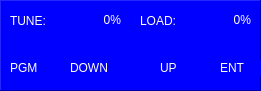
   <widget class="QFrame" name="frmTuneLoad">
    <property name="geometry">
     <rect>
      <x>20</x>
      <y>640</y>
      <width>261</width>
      <height>91</height>
     </rect>
    </property>
    <property name="styleSheet">
     <string notr="true">background-color: rgb(0, 0, 255);</string>
    </property>
    <property name="frameShape">
     <enum>QFrame::Panel</enum>
    </property>
    <property name="frameShadow">
     <enum>QFrame::Raised</enum>
    </property>
    <widget class="QLabel" name="lblKJL1_2_L3P1">
     <property name="geometry">
      <rect>
       <x>10</x>
       <y>60</y>
       <width>41</width>
       <height>16</height>
      </rect>
     </property>
     <property name="styleSheet">
      <string notr="true">color: rgb(255, 255, 255);
font: 75 12pt &quot;MS Shell Dlg 2&quot;;</string>
     </property>
     <property name="text">
      <string>PGM</string>
     </property>
    </widget>
    <widget class="QLabel" name="lblKJL1_2_L3P2">
     <property name="geometry">
      <rect>
       <x>70</x>
       <y>60</y>
       <width>51</width>
       <height>16</height>
      </rect>
     </property>
     <property name="styleSheet">
      <string notr="true">color: rgb(255, 255, 255);
font: 75 12pt &quot;MS Shell Dlg 2&quot;;</string>
     </property>
     <property name="text">
      <string>DOWN</string>
     </property>
    </widget>
    <widget class="QLabel" name="lblKJL1_2_L3P3">
     <property name="geometry">
      <rect>
       <x>160</x>
       <y>60</y>
       <width>41</width>
       <height>16</height>
      </rect>
     </property>
     <property name="styleSheet">
      <string notr="true">color: rgb(255, 255, 255);
font: 75 12pt &quot;MS Shell Dlg 2&quot;;</string>
     </property>
     <property name="text">
      <string>UP</string>
     </property>
    </widget>
    <widget class="QLabel" name="lblKJL1_2_L3P4">
     <property name="geometry">
      <rect>
       <x>220</x>
       <y>60</y>
       <width>41</width>
       <height>16</height>
      </rect>
     </property>
     <property name="styleSheet">
      <string notr="true">color: rgb(255, 255, 255);
font: 75 12pt &quot;MS Shell Dlg 2&quot;;</string>
     </property>
     <property name="text">
      <string>ENT</string>
     </property>
    </widget>
    <widget class="QLabel" name="lblKJL1_2_L1P1">
     <property name="geometry">
      <rect>
       <x>10</x>
       <y>10</y>
       <width>51</width>
       <height>21</height>
      </rect>
     </property>
     <property name="styleSheet">
      <string notr="true">color: rgb(255, 255, 255);
font: 75 12pt &quot;MS Shell Dlg 2&quot;;</string>
     </property>
     <property name="text">
      <string>TUNE:</string>
     </property>
    </widget>
    <widget class="QLabel" name="lblKJL1_2_L1P2">
     <property name="geometry">
      <rect>
       <x>80</x>
       <y>10</y>
       <width>41</width>
       <height>20</height>
      </rect>
     </property>
     <property name="styleSheet">
      <string notr="true">color: rgb(255, 255, 255);
font: 75 12pt &quot;MS Shell Dlg 2&quot;;</string>
     </property>
     <property name="text">
      <string>0%</string>
     </property>
     <property name="alignment">
      <set>Qt::AlignRight|Qt::AlignTrailing|Qt::AlignVCenter</set>
     </property>
    </widget>
    <widget class="QLabel" name="lblKJL1_2_L1P3">
     <property name="geometry">
      <rect>
       <x>140</x>
       <y>10</y>
       <width>51</width>
       <height>21</height>
      </rect>
     </property>
     <property name="styleSheet">
      <string notr="true">color: rgb(255, 255, 255);
font: 75 12pt &quot;MS Shell Dlg 2&quot;;</string>
     </property>
     <property name="text">
      <string>LOAD:</string>
     </property>
    </widget>
    <widget class="QLabel" name="lblKJL1_2_L1P4">
     <property name="geometry">
      <rect>
       <x>210</x>
       <y>10</y>
       <width>41</width>
       <height>20</height>
      </rect>
     </property>
     <property name="styleSheet">
      <string notr="true">color: rgb(255, 255, 255);
font: 75 12pt &quot;MS Shell Dlg 2&quot;;</string>
     </property>
     <property name="text">
      <string>0%</string>
     </property>
     <property name="alignment">
      <set>Qt::AlignRight|Qt::AlignTrailing|Qt::AlignVCenter</set>
     </property>
    </widget>
   </widget>
